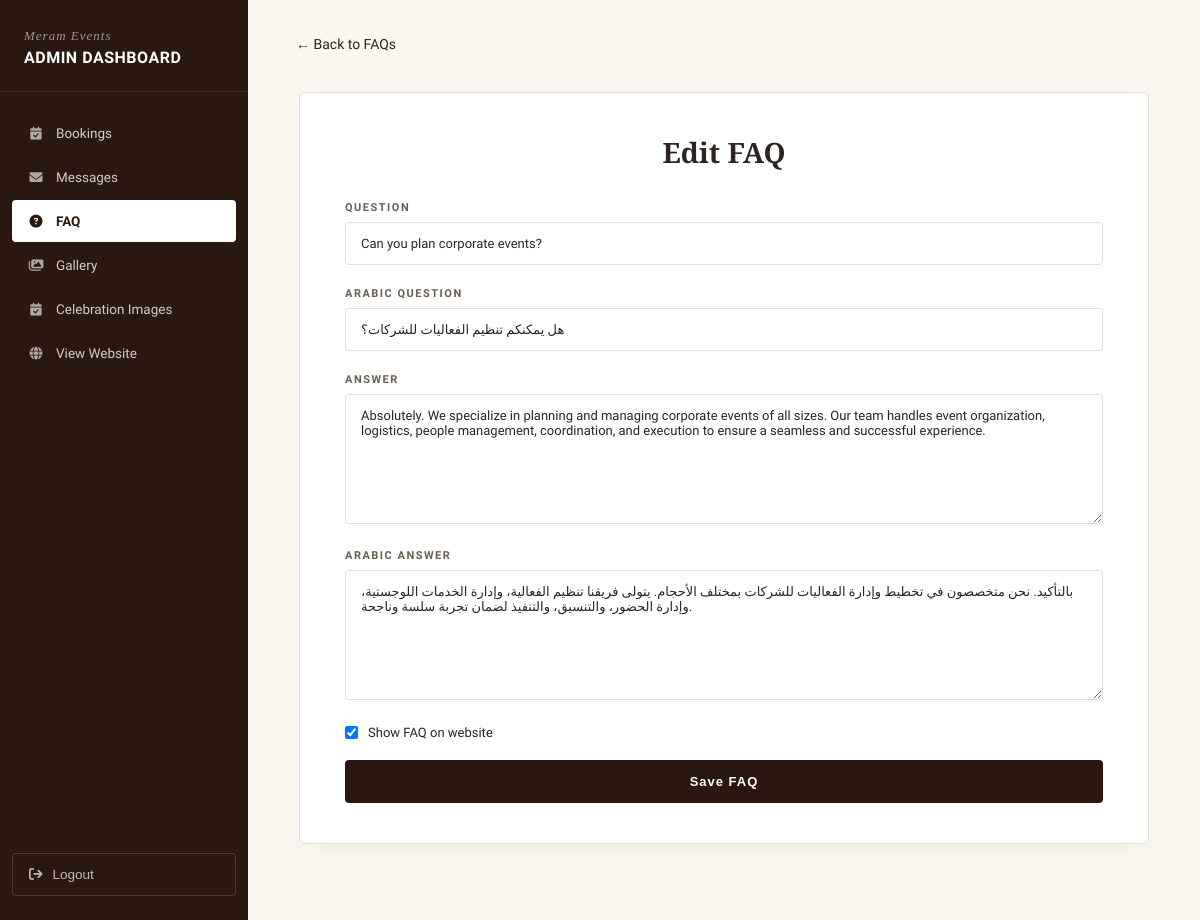
Screenshot of /dashboard/faqs/4/ (signed in) with the database file from the repository.
### main/models.py (models this page shows, shortened)
class FAQ(models.Model):
    CATEGORY_CHOICES = [
        ('general', 'General'),
        ('wedding', 'Wedding'),
        ('corporate', 'Corporate'),
        ('booking', 'Booking'),
    ]
    question = models.CharField(max_length=500)
    question_ar = models.CharField(max_length=500, blank=True, null=True)
    answer = models.TextField()
    answer_ar = models.TextField(blank=True, null=True)
    category = models.CharField(
        max_length=50,
        choices=CATEGORY_CHOICES,
        default='general'
    )
    order = models.IntegerField(default=0)
    is_active = models.BooleanField(default=True)
    class Meta:
        ordering = ['order']

### main/views.py (the view, shortened to what this page needs)
@login_required(login_url='dashboard_login')
def dashboard_faq_detail(request,pk):
    faq=get_object_or_404(FAQ,pk=pk)
    return render(request,"dashboard/faq_form.html",{
        "faq":faq,
        "active_page":"faq"
    })

### main/templates/dashboard/faq_form.html (shortened to what this page needs)
{% extends 'dashboard/dashboard_base.html' %}
{% block dashboard_content %}
<a href="{% url 'dashboard_faqs' %}" class="bd-back">
    ← Back to FAQs
</a>
<div class="faq-form-wrapper">
    <div class="faq-form-card">
        <h3>
            {% if faq %}
            Edit FAQ
            {% else %}
            Add New FAQ
            {% endif %}
        </h3>
        <form method="post">
            <div class="faq-field">
                <label>
                    Question
                </label>
                <input class="faq-input" name="question" value="{{faq.question}}" placeholder="Enter question">
            </div>
            <div class="faq-field">
                <label>
                    Arabic Question
                </label>
                <input class="faq-input" name="question_ar" value="{{faq.question_ar}}"
                    placeholder="Enter Arabic question">
            </div>
            <div class="faq-field">
                <label>
                    Answer
                </label>
                <textarea class="faq-textarea" name="answer" placeholder="Enter answer">{{faq.answer}}</textarea>
            </div>
            <div class="faq-field">
                <label>
                    Arabic Answer
                </label>
                <textarea class="faq-textarea" name="answer_ar"
                    placeholder="Enter Arabic answer">{{faq.answer_ar}}</textarea>
            </div>
            <label class="faq-active">
                <input type="checkbox" name="is_active" {% if faq.is_active %}checked{% endif %}>
                Show FAQ on website
            </label>
            <button class="faq-save">
                Save FAQ
            </button>
        </form>
    </div>
</div>
{% endblock %}

### main/templates/dashboard/dashboard_base.html (style rules this page uses)
:root { --db-dark: #2A1810; --db-dark-2: #311F13; --db-maroon: #3D1A12; --db-cream: #FBF8F2; --db-border: #E5DFD3; --db-text: #2C2420; --db-text-mid:#6B5D50; --db-red: #B23A2E; --db-green: #3F7D4A; --db-gold: #C9A96E; }
* { margin:0;padding:0;box-sizing:border-box; }
body { font-family:'Hanken Grotesk',sans-serif; background:var(--db-cream); color:var(--db-text); font-size:14px; }
a { text-decoration:none;color:inherit; }

### main/templates/dashboard/faq_form.html (style rules this page uses)
.faq-form-wrapper { max-width: 850px; margin: 40px auto; }
.faq-form-card { background: #fff; border: 1px solid var(--db-border); border-radius: 6px; padding: 40px 45px; box-shadow: 0 8px 25px rgba(0, 0, 0, 0.04); }
.faq-form-card h3 { font-family: 'Cormorant Garamond', serif; font-size: 28px; color: var(--db-text); margin-bottom: 30px; text-align: center; }
.faq-field { margin-bottom: 22px; }
.faq-field label { display: block; font-size: 11px; letter-spacing: 1.5px; text-transform: uppercase; color: var(--db-text-mid); font-weight: 600; margin-bottom: 8px; }
.faq-input, .faq-textarea, .faq-select { width: 100%; border: 1px solid var(--db-border); background: #fff; padding: 13px 15px; font-family: 'Hanken Grotesk', sans-serif; font-size: 13px; color: var(--db-text); border-radius: 4px; }
.faq-textarea { min-height: 130px; resize: vertical; }
.faq-active { display: flex; align-items: center; gap: 10px; font-size: 13px; color: var(--db-text); margin: 20px 0; }
.faq-save { width: 100%; padding: 14px; background: var(--db-dark); color: white; border: none; border-radius: 4px; font-size: 13px; font-weight: 600; letter-spacing: 1px; cursor: pointer; transition: .2s; }

### rows the page displays
FAQ: question "Can you plan corporate events?", question_ar "هل يمكنكم تنظيم الفعاليات للشركات؟", answer "Absolutely. We specialize in planning and managing corporate events of all sizes. Our team handles event organization, logistics, people management, coordination, and execution to ensure a seamless and successful experience.", answer_ar "بالتأكيد. نحن متخصصون في تخطيط وإدارة الفعاليات للشركات بمختلف الأحجام. يتولى فريقنا تنظيم الفعالية، وإدارة الخدمات اللوجستية، وإدارة الحضور، والتنسيق، والتنفيذ لضمان تجربة سلسة وناجحة.", is_active "☑"
